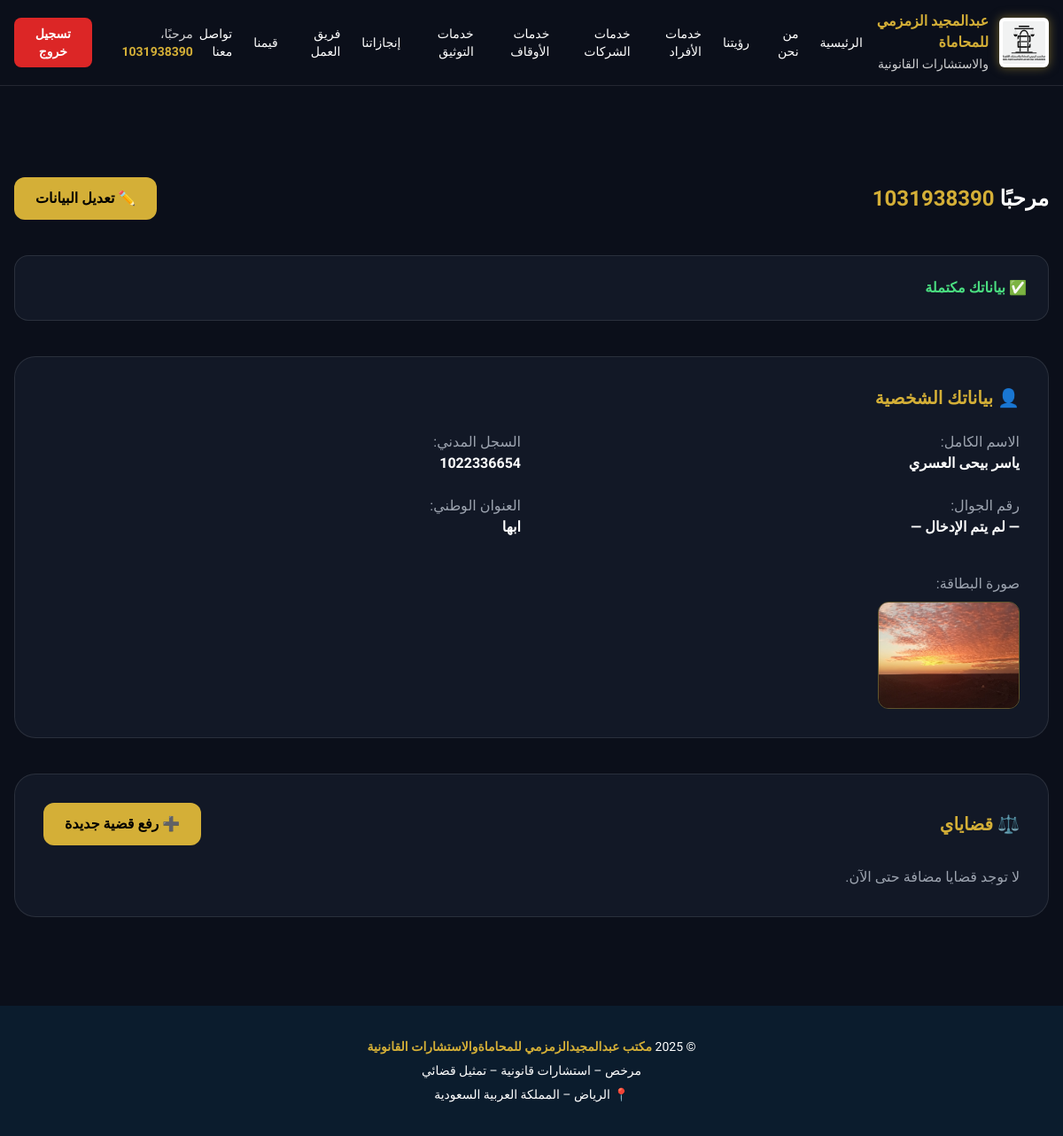
The page /accounts/dashboard/ (signed in) on the database as committed earlier.
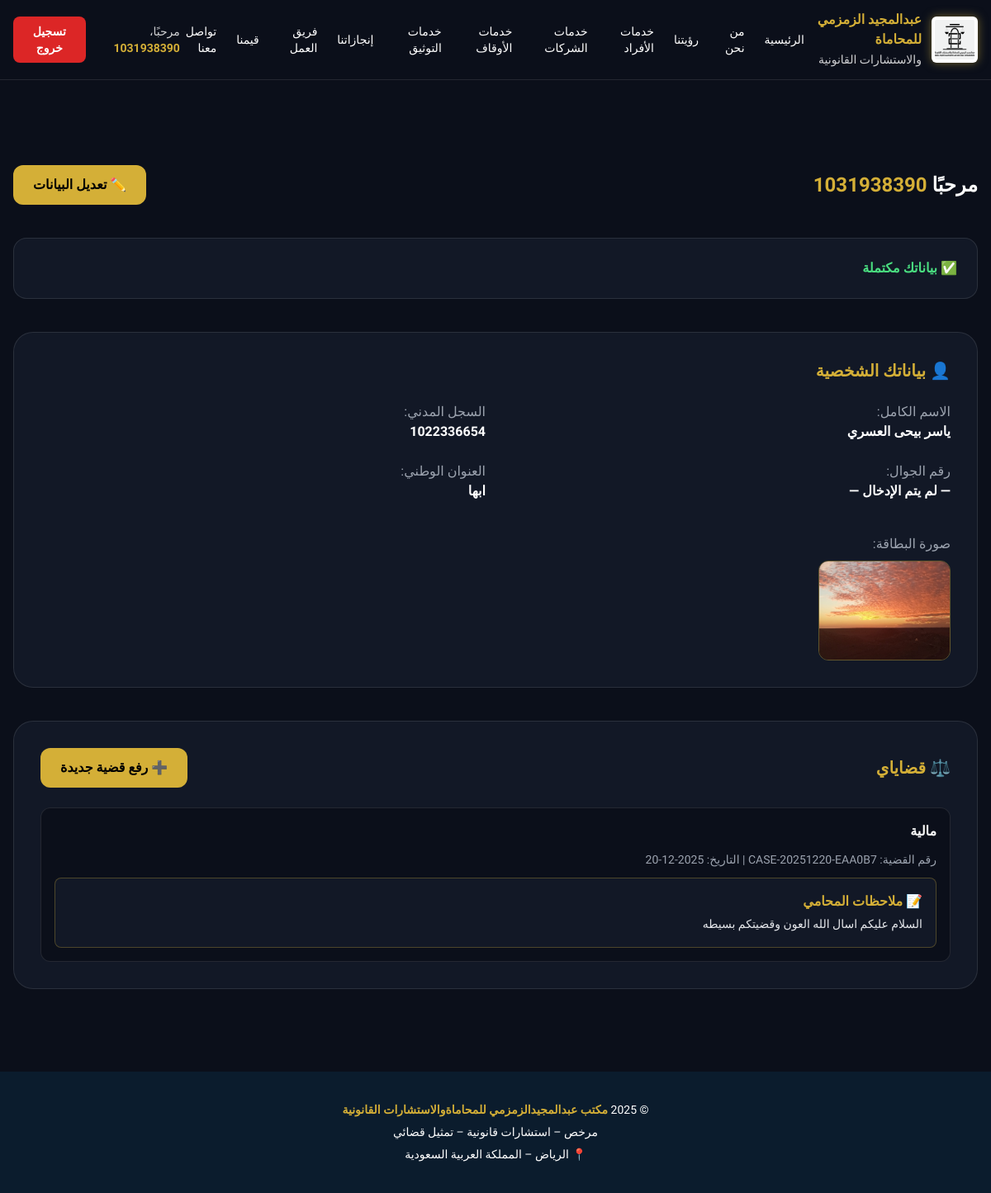
The same page on the database as committed later.
### accounts/models.py (models this page shows, shortened)
class Case(models.Model):
    CASE_TYPES = [
        ("civil", "مدنية"),
        ("criminal", "جنائية"),
        ("commercial", "تجارية"),
        ("family", "أحوال شخصية"),
        ("labor", "عمالية"),
        ("other", "أخرى"),
    ]
    CASE_STATUS = [
        ("new", "جديدة"),
        ("under_review", "قيد المراجعة"),
        ("in_progress", "قيد المتابعة"),
        ("closed", "مغلقة"),
    ]
    user = models.ForeignKey(
        User,
        on_delete=models.CASCADE,
        related_name="account_cases",
        verbose_name="العميل"
    )
    case_number = models.CharField(
        max_length=50,
        unique=True,
        blank=True,
        null=True,
        verbose_name="رقم القضية"
    )
    case_type = models.CharField(
        max_length=20,
        choices=CASE_TYPES,
        default="other",
        blank=True,
        verbose_name="نوع القضية"
    )
    title = models.CharField(
        max_length=255,
        verbose_name="عنوان القضية"
    )
    description = models.TextField(
        verbose_name="وصف القضية"
    )
    status = models.CharField(
        max_length=20,
        choices=CASE_STATUS,
        default="new",
        verbose_name="حالة القضية"
    )
    lawyer_notes = models.TextField(
        blank=True,
        null=True,
        verbose_name="ملاحظات المحامي"
    )
    created_at = models.DateTimeField(
        auto_now_add=True,
        verbose_name="تاريخ الإنشاء"
    )
    class Meta:
        verbose_name = "قضية"
        verbose_name_plural = "القضايا"

### accounts/views.py (the view)
# urls.py: path('dashboard/', user_dashboard, name='user_dashboard'),
@login_required
def user_dashboard(request):
    profile = getattr(request.user, 'profile', None)
    cases = request.user.account_cases.all().order_by('-created_at')
    return render(request, 'accounts/dashboard.html', {
        'profile': profile,
        'cases': cases,
        'documents': request.user.documents.all(),
        'now': timezone.now(),   # ✅ لاستخدامه في تمييز الجديد بالواجهة
    })

### templates/accounts/dashboard.html (shortened to what this page needs)
<!DOCTYPE html>
<html lang="ar" dir="rtl">
<head>
  <script src="https://cdn.tailwindcss.com"></script>
</head>
<body class="bg-dark text-white font-cairo min-h-screen">
{% include "header.html" %}
<div class="h-[80px]"></div>
<div class="container-desktop mx-auto px-4 py-10 space-y-10">
  <div class="flex flex-col sm:flex-row sm:items-center sm:justify-between gap-4">
    <h1 class="text-2xl font-bold">
      مرحبًا <span class="text-gold">{{ request.user.username }}</span>
    </h1>
    <a href="{% url 'profile_update' %}"
       class="bg-gold text-black px-6 py-3 rounded-xl font-bold hover:opacity-90 transition">
      ✏️ تعديل البيانات
    </a>
  </div>
  <div class="bg-card rounded-2xl p-6 border border-white/10 space-y-3">
    {% if profile.full_name and profile.national_id %}
      <p class="text-green-400 font-bold">✅ بياناتك مكتملة</p>
    {% else %}
      <p class="text-yellow-400 font-bold">⚠️ يرجى استكمال بياناتك</p>
    {% endif %}
  </div>
  <div class="bg-card rounded-3xl p-6 sm:p-8 space-y-6 border border-white/10">
    <h2 class="text-xl font-bold text-gold">👤 بياناتك الشخصية</h2>
    <div class="grid grid-cols-1 sm:grid-cols-2 gap-6 text-sm sm:text-base">
      <div>
        <p class="text-gray-400">الاسم الكامل:</p>
        <p class="font-bold">
          {{ profile.full_name|default:"— لم يتم الإدخال —" }}
        </p>
      </div>
      <div>
        <p class="text-gray-400">السجل المدني:</p>
        <p class="font-bold">
          {{ profile.national_id|default:"— لم يتم الإدخال —" }}
        </p>
      </div>
      <div>
        <p class="text-gray-400">رقم الجوال:</p>
        <p class="font-bold">
          {{ request.user.phone_number|default:"— لم يتم الإدخال —" }}
        </p>
      </div>
      <div>
        <p class="text-gray-400">العنوان الوطني:</p>
        <p class="font-bold">
          {{ profile.address|default:"— لم يتم الإدخال —" }}
        </p>
      </div>
    </div>
    <div class="pt-4">
      <p class="text-gray-400 mb-2">صورة البطاقة:</p>
      {% if profile.id_card_image %}
        <img
          src="{{ profile.id_card_image.url }}"
          alt="صورة الهوية"
          class="w-40 rounded-xl border border-gold/40"
        >
      {% else %}
        <p class="text-red-400 text-sm">لم يتم رفع صورة الهوية</p>
      {% endif %}
    </div>
  </div>
  <div class="bg-card rounded-3xl p-6 sm:p-8 space-y-6 border border-white/10">
    <div class="flex flex-col sm:flex-row sm:items-center sm:justify-between gap-4">
      <h2 class="text-xl font-bold text-gold flex items-center gap-2">
        ⚖️ قضاياي
      </h2>
      <a href="{% url 'case_create' %}"
         class="bg-gold text-black px-6 py-3 rounded-xl font-bold hover:opacity-90 transition flex items-center gap-2">
        ➕ رفع قضية جديدة
      </a>
    </div>
    {% if cases %}
      <div class="space-y-4">
        {% for case in cases %}
          <div class="bg-dark rounded-xl p-4 border border-white/10 space-y-3">
            <div class="flex items-center justify-between">
              <p class="font-bold">{{ case.title }}</p>
            </div>
            <p class="text-sm text-gray-400">
              رقم القضية: {{ case.case_number }} |
              التاريخ: {{ case.created_at|date:"Y-m-d" }}
            </p>
            {% if case.lawyer_notes %}
              <div class="bg-card rounded-lg p-4 border border-gold/30">
                <p class="text-gold font-bold mb-1">📝 ملاحظات المحامي</p>
                <p class="text-sm leading-relaxed text-gray-200">
                  {{ case.lawyer_notes }}
                </p>
              </div>
            {% else %}
              <p class="text-sm text-gray-500">
                لا توجد ملاحظات من المحامي حتى الآن.
              </p>
            {% endif %}
          </div>
        {% endfor %}
      </div>
    {% else %}
      <p class="text-gray-400">
        لا توجد قضايا مضافة حتى الآن.
      </p>
    {% endif %}
  </div>
</div>
{% include "footer.html" %}
</body>
</html>

Rows that differ between the two databases and show on the page:
added Case: title "مالية", created_at "2025-12-20", lawyer_notes "السلام عليكم اسال الله العون وقضيتكم بسيطه"
Other text that changed with them:
text no longer shown: "لا توجد قضايا مضافة حتى الآن."
